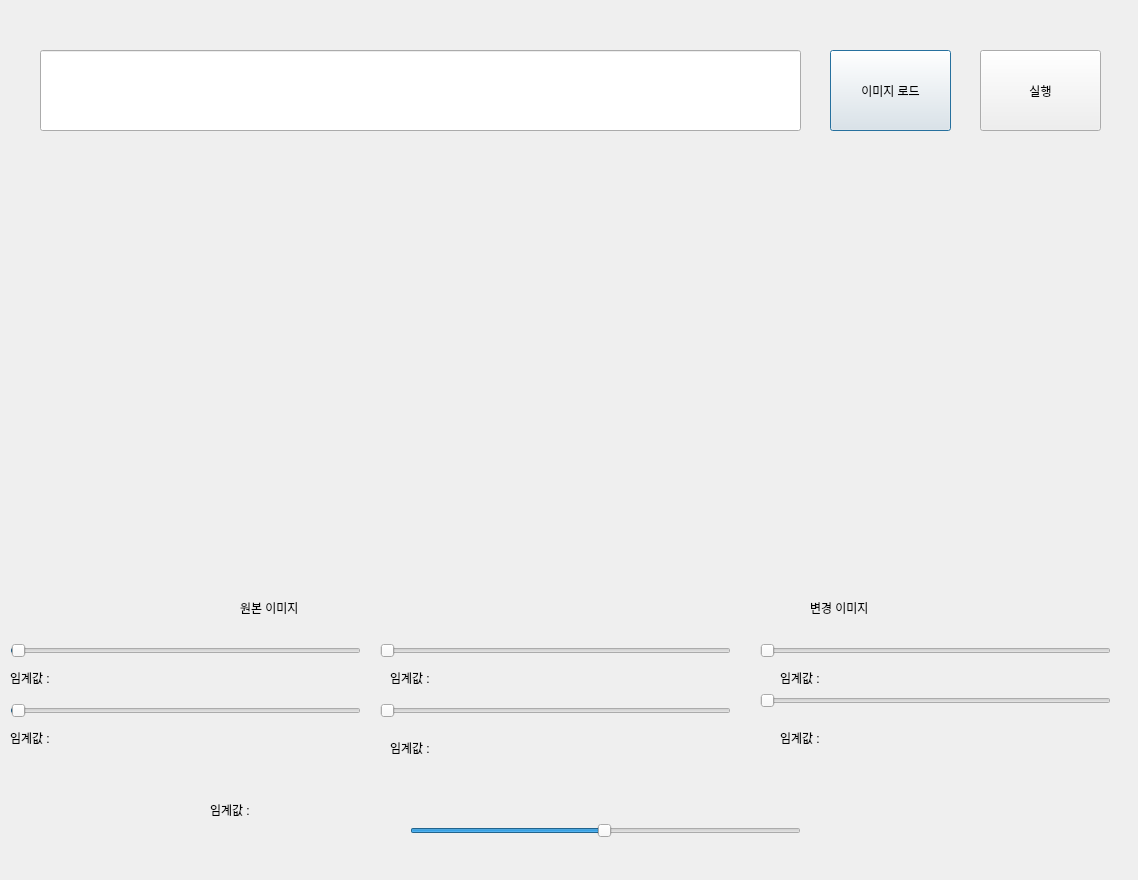
<?xml version="1.0" encoding="UTF-8"?>
<ui version="4.0">
 <class>Dialog</class>
 <widget class="QDialog" name="Dialog">
  <property name="geometry">
   <rect>
    <x>0</x>
    <y>0</y>
    <width>1138</width>
    <height>880</height>
   </rect>
  </property>
  <property name="windowTitle">
   <string>Dialog</string>
  </property>
  <widget class="QPushButton" name="loadBtn">
   <property name="geometry">
    <rect>
     <x>830</x>
     <y>50</y>
     <width>121</width>
     <height>81</height>
    </rect>
   </property>
   <property name="text">
    <string>이미지 로드</string>
   </property>
  </widget>
  <widget class="QPushButton" name="procBtn">
   <property name="geometry">
    <rect>
     <x>980</x>
     <y>50</y>
     <width>121</width>
     <height>81</height>
    </rect>
   </property>
   <property name="text">
    <string>실행</string>
   </property>
  </widget>
  <widget class="QLineEdit" name="filePath">
   <property name="geometry">
    <rect>
     <x>40</x>
     <y>50</y>
     <width>761</width>
     <height>81</height>
    </rect>
   </property>
  </widget>
  <widget class="QLabel" name="imgSrc">
   <property name="geometry">
    <rect>
     <x>30</x>
     <y>200</y>
     <width>500</width>
     <height>400</height>
    </rect>
   </property>
   <property name="text">
    <string/>
   </property>
  </widget>
  <widget class="QLabel" name="imgDst">
   <property name="geometry">
    <rect>
     <x>600</x>
     <y>200</y>
     <width>500</width>
     <height>400</height>
    </rect>
   </property>
   <property name="text">
    <string/>
   </property>
  </widget>
  <widget class="QLabel" name="label">
   <property name="geometry">
    <rect>
     <x>240</x>
     <y>600</y>
     <width>70</width>
     <height>15</height>
    </rect>
   </property>
   <property name="text">
    <string>원본 이미지</string>
   </property>
  </widget>
  <widget class="QLabel" name="label_2">
   <property name="geometry">
    <rect>
     <x>810</x>
     <y>600</y>
     <width>66</width>
     <height>15</height>
    </rect>
   </property>
   <property name="text">
    <string>변경 이미지</string>
   </property>
  </widget>
  <widget class="QLabel" name="label_threshold">
   <property name="geometry">
    <rect>
     <x>210</x>
     <y>779</y>
     <width>191</width>
     <height>61</height>
    </rect>
   </property>
   <property name="text">
    <string>임계값 :</string>
   </property>
  </widget>
  <widget class="QSlider" name="hSlider">
   <property name="geometry">
    <rect>
     <x>410</x>
     <y>820</y>
     <width>391</width>
     <height>22</height>
    </rect>
   </property>
   <property name="maximum">
    <number>255</number>
   </property>
   <property name="singleStep">
    <number>1</number>
   </property>
   <property name="pageStep">
    <number>10</number>
   </property>
   <property name="value">
    <number>127</number>
   </property>
   <property name="orientation">
    <enum>Qt::Horizontal</enum>
   </property>
   <property name="invertedControls">
    <bool>false</bool>
   </property>
  </widget>
  <widget class="QSlider" name="hSlider_H">
   <property name="geometry">
    <rect>
     <x>10</x>
     <y>640</y>
     <width>351</width>
     <height>22</height>
    </rect>
   </property>
   <property name="maximum">
    <number>255</number>
   </property>
   <property name="value">
    <number>1</number>
   </property>
   <property name="orientation">
    <enum>Qt::Horizontal</enum>
   </property>
  </widget>
  <widget class="QSlider" name="hSlider_S">
   <property name="geometry">
    <rect>
     <x>380</x>
     <y>640</y>
     <width>351</width>
     <height>22</height>
    </rect>
   </property>
   <property name="maximum">
    <number>255</number>
   </property>
   <property name="orientation">
    <enum>Qt::Horizontal</enum>
   </property>
  </widget>
  <widget class="QSlider" name="hSlider_V">
   <property name="geometry">
    <rect>
     <x>760</x>
     <y>640</y>
     <width>351</width>
     <height>22</height>
    </rect>
   </property>
   <property name="maximum">
    <number>255</number>
   </property>
   <property name="orientation">
    <enum>Qt::Horizontal</enum>
   </property>
  </widget>
  <widget class="QSlider" name="hSlider_H2">
   <property name="geometry">
    <rect>
     <x>10</x>
     <y>700</y>
     <width>351</width>
     <height>22</height>
    </rect>
   </property>
   <property name="maximum">
    <number>255</number>
   </property>
   <property name="value">
    <number>1</number>
   </property>
   <property name="orientation">
    <enum>Qt::Horizontal</enum>
   </property>
  </widget>
  <widget class="QSlider" name="hSlider_S2">
   <property name="geometry">
    <rect>
     <x>380</x>
     <y>700</y>
     <width>351</width>
     <height>22</height>
    </rect>
   </property>
   <property name="maximum">
    <number>255</number>
   </property>
   <property name="orientation">
    <enum>Qt::Horizontal</enum>
   </property>
  </widget>
  <widget class="QSlider" name="hSlider_V2">
   <property name="geometry">
    <rect>
     <x>760</x>
     <y>690</y>
     <width>351</width>
     <height>22</height>
    </rect>
   </property>
   <property name="maximum">
    <number>255</number>
   </property>
   <property name="orientation">
    <enum>Qt::Horizontal</enum>
   </property>
  </widget>
  <widget class="QLabel" name="label_threshold_H">
   <property name="geometry">
    <rect>
     <x>10</x>
     <y>670</y>
     <width>56</width>
     <height>16</height>
    </rect>
   </property>
   <property name="text">
    <string>임계값 :</string>
   </property>
  </widget>
  <widget class="QLabel" name="label_threshold_H2">
   <property name="geometry">
    <rect>
     <x>10</x>
     <y>730</y>
     <width>56</width>
     <height>16</height>
    </rect>
   </property>
   <property name="text">
    <string>임계값 :</string>
   </property>
  </widget>
  <widget class="QLabel" name="label_threshold_S">
   <property name="geometry">
    <rect>
     <x>390</x>
     <y>670</y>
     <width>56</width>
     <height>16</height>
    </rect>
   </property>
   <property name="text">
    <string>임계값 :</string>
   </property>
  </widget>
  <widget class="QLabel" name="label_threshold_S2">
   <property name="geometry">
    <rect>
     <x>390</x>
     <y>740</y>
     <width>56</width>
     <height>16</height>
    </rect>
   </property>
   <property name="text">
    <string>임계값 :</string>
   </property>
  </widget>
  <widget class="QLabel" name="label_threshold_V">
   <property name="geometry">
    <rect>
     <x>780</x>
     <y>670</y>
     <width>56</width>
     <height>16</height>
    </rect>
   </property>
   <property name="text">
    <string>임계값 :</string>
   </property>
  </widget>
  <widget class="QLabel" name="label_threshold_V2">
   <property name="geometry">
    <rect>
     <x>780</x>
     <y>730</y>
     <width>56</width>
     <height>16</height>
    </rect>
   </property>
   <property name="text">
    <string>임계값 :</string>
   </property>
  </widget>
 </widget>
 <resources/>
 <connections/>
</ui>
